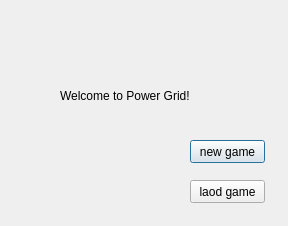
<?xml version="1.0" encoding="UTF-8"?>
<ui version="4.0">
 <class>G_WelcomeDialog</class>
 <widget class="QDialog" name="G_WelcomeDialog">
  <property name="geometry">
   <rect>
    <x>0</x>
    <y>0</y>
    <width>288</width>
    <height>226</height>
   </rect>
  </property>
  <property name="windowTitle">
   <string>Power Grid</string>
  </property>
  <property name="whatsThis">
   <string/>
  </property>
  <widget class="QPushButton" name="pushButton">
   <property name="geometry">
    <rect>
     <x>190</x>
     <y>140</y>
     <width>75</width>
     <height>23</height>
    </rect>
   </property>
   <property name="text">
    <string>new game</string>
   </property>
  </widget>
  <widget class="QPushButton" name="pushButton_2">
   <property name="geometry">
    <rect>
     <x>190</x>
     <y>180</y>
     <width>75</width>
     <height>23</height>
    </rect>
   </property>
   <property name="text">
    <string>laod game</string>
   </property>
  </widget>
  <widget class="QLabel" name="label">
   <property name="geometry">
    <rect>
     <x>60</x>
     <y>50</y>
     <width>211</width>
     <height>91</height>
    </rect>
   </property>
   <property name="styleSheet">
    <string notr="true">font: italic 12pt &quot;MS Shell Dlg 2&quot;;</string>
   </property>
   <property name="text">
    <string>Welcome to Power Grid!</string>
   </property>
   <property name="scaledContents">
    <bool>false</bool>
   </property>
  </widget>
 </widget>
 <resources/>
 <connections/>
</ui>
